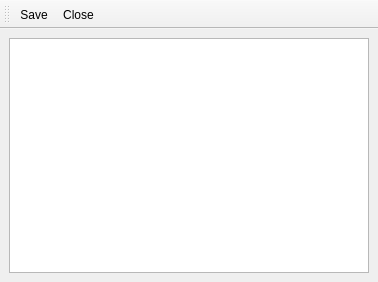
<?xml version="1.0" encoding="UTF-8"?>
<ui version="4.0">
 <class>UiEditor</class>
 <widget class="QMainWindow" name="UiEditor">
  <property name="geometry">
   <rect>
    <x>0</x>
    <y>0</y>
    <width>378</width>
    <height>282</height>
   </rect>
  </property>
  <property name="windowTitle">
   <string>IanniX — Script Editor</string>
  </property>
  <widget class="QWidget" name="centralwidget">
   <layout class="QHBoxLayout" name="horizontalLayout">
    <item>
     <widget class="JSEdit" name="jsEditor"/>
    </item>
   </layout>
  </widget>
  <widget class="QToolBar" name="toolBar">
   <property name="windowTitle">
    <string>toolBar</string>
   </property>
   <attribute name="toolBarArea">
    <enum>TopToolBarArea</enum>
   </attribute>
   <attribute name="toolBarBreak">
    <bool>false</bool>
   </attribute>
   <addaction name="actionSave"/>
   <addaction name="actionClose"/>
  </widget>
  <action name="actionSave">
   <property name="text">
    <string>Save</string>
   </property>
   <property name="shortcut">
    <string>Ctrl+S</string>
   </property>
  </action>
  <action name="actionClose">
   <property name="text">
    <string>Close</string>
   </property>
   <property name="shortcut">
    <string>Ctrl+W</string>
   </property>
  </action>
 </widget>
 <customwidgets>
  <customwidget>
   <class>JSEdit</class>
   <extends>QPlainTextEdit</extends>
   <header>qjsedit/jsedit.h</header>
  </customwidget>
 </customwidgets>
 <resources/>
 <connections/>
</ui>
